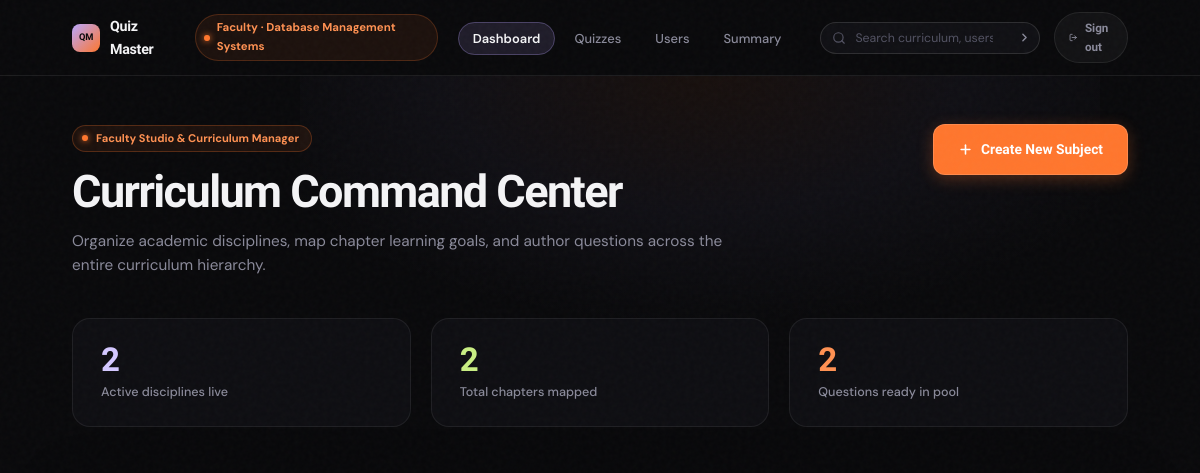
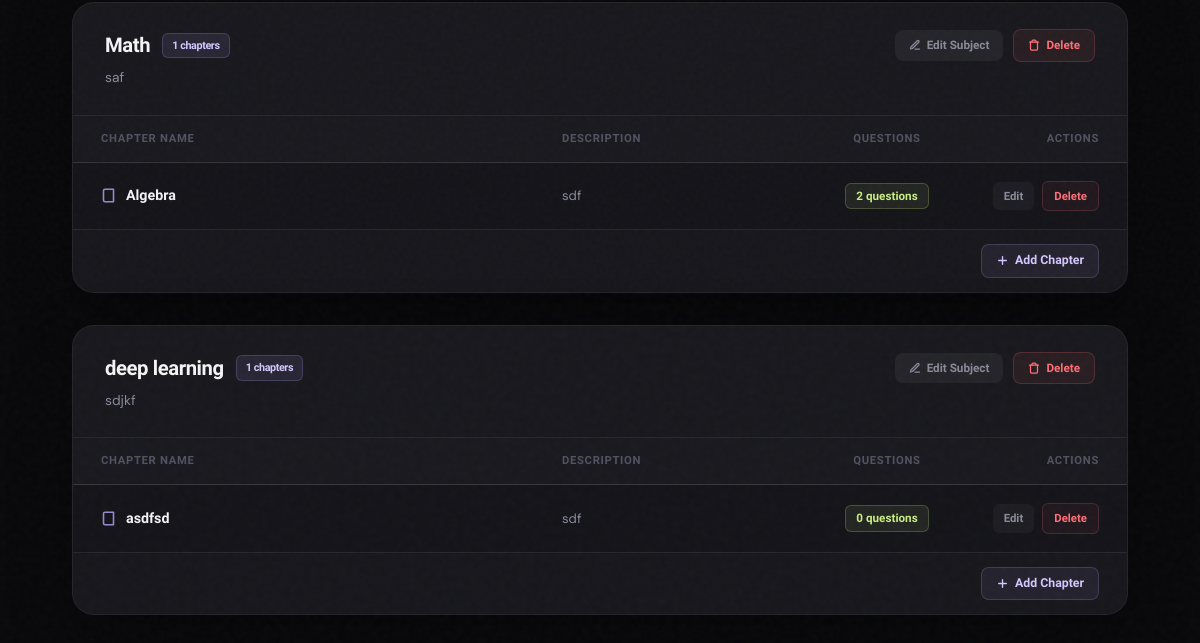
Before: /admin/Database Management Systems (signed in) with the older database file (2 pictures, top to bottom).
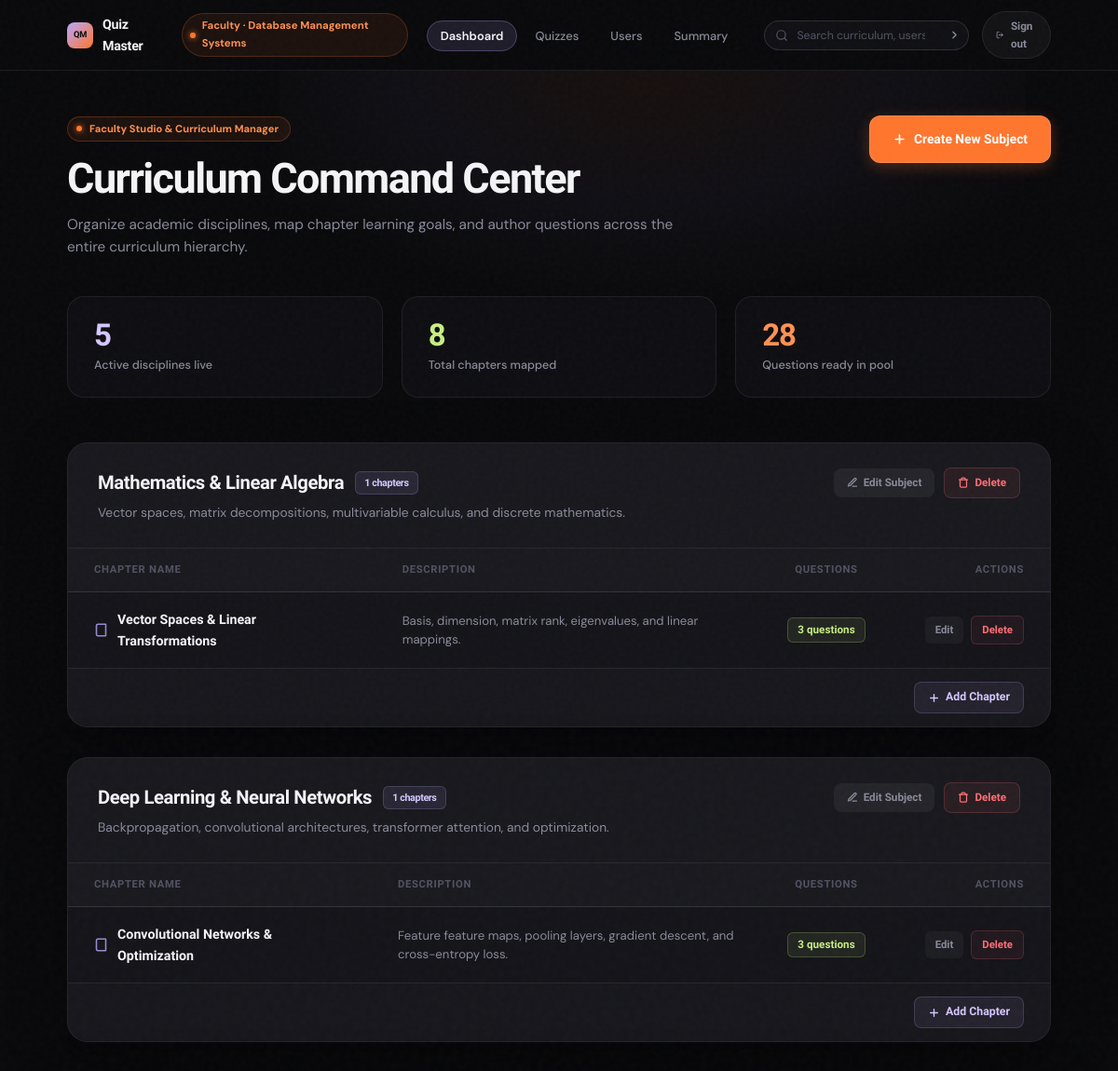
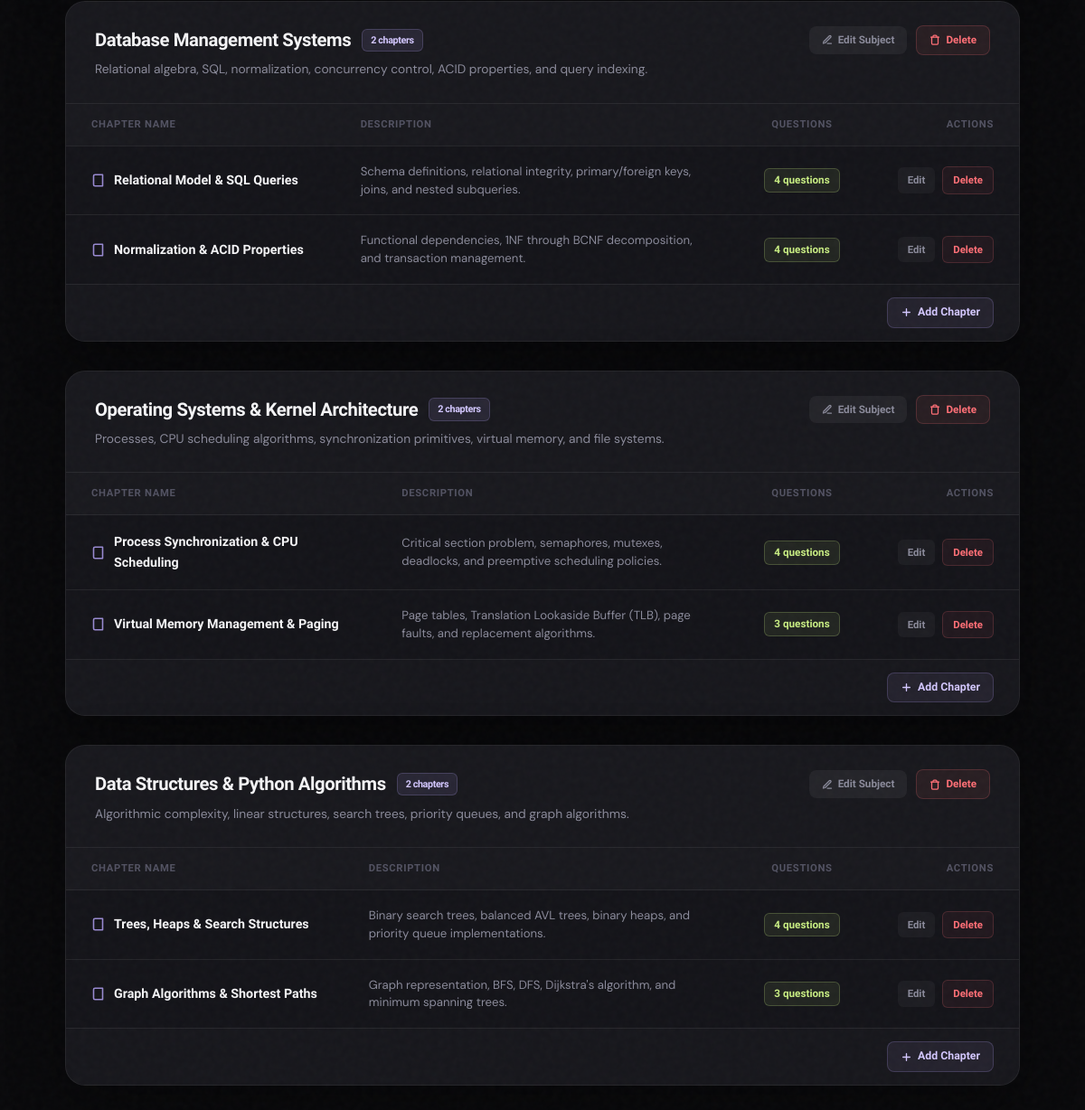
After: the same page with the newer database file (2 pictures, top to bottom).
### models/models.py (models this page shows)
class Subject(db.Model):
    __tablename__ = 'subject'
    id = db.Column(db.Integer, primary_key=True)
    name = db.Column(db.String, unique=True, nullable=False)
    description = db.Column(db.Text)
    chapters = db.relationship('Chapter', backref='subject', lazy=True)

class Chapter(db.Model):
    __tablename__ = 'chapter'
    id = db.Column(db.Integer, primary_key=True)
    name = db.Column(db.String, nullable=False)
    description = db.Column(db.Text)
    subject_id = db.Column(db.Integer, db.ForeignKey('subject.id'), nullable=False)
    quizzes = db.relationship('Quiz', backref='chapter', lazy=True)

### controllers/controllers.py (the view)
@app.route("/admin/<name>")
@login_required
def admin_dashboard(name):
    subject = get_subjects()
    chapter = get_chapters()
    total_questions= 0
    for chap in chapter:
        chap.total_questions = sum(len(quiz.questions) for quiz in chap.quizzes)
    return render_template("admin_dashboard.html",name=name,subjects=subject,chapters=chapter,total_questions=total_questions)

### controllers/controllers.py (called while the page is built)
def login_required(f):
    @wraps(f)
    def decorated_function(*args, **kwargs):
        if "user_id" not in session:
            return redirect(url_for("login"))
        return f(*args, **kwargs)
    return decorated_function

def get_subjects():
    subjects = Subject.query.all()
    return subjects

def get_chapters():
    chapters = Chapter.query.all()
    return chapters

### templates/admin_dashboard.html (shortened to what this page needs)
<!DOCTYPE html>
<html lang="en">
<head>
</head>
<body>
  {% include 'admin_nav.html' %}
  <main class="admin-page">
    <div class="admin-content">
      {% set total_chapters = namespace(value=0) %}
      {% set total_questions = namespace(value=0) %}
      {% for subject in subjects or [] %}
        {% set total_chapters.value = total_chapters.value + (subject.chapters | length) %}
        {% for chapter in subject.chapters %}
          {% for quiz in chapter.quizzes %}
            {% set total_questions.value = total_questions.value + (quiz.questions | length) %}
          {% endfor %}
        {% endfor %}
      {% endfor %}
      <section class="admin-header">
        <div class="admin-header__main">
          <div class="admin-badge">
            <span class="badge-pip"></span>
            <span>Faculty Studio &amp; Curriculum Manager</span>
          </div>
          <h1 class="admin-title">Curriculum Command Center</h1>
          <p class="admin-sub">Organize academic disciplines, map chapter learning goals, and author questions across the entire curriculum hierarchy.</p>
        </div>
        <a href="/new_subject/{{ name }}" class="btn-create-sub">
          <svg width="15" height="15" viewBox="0 0 24 24" fill="none" stroke="currentColor" stroke-width="2.5" stroke-linecap="round" stroke-linejoin="round"><line x1="12" y1="5" x2="12" y2="19"/><line x1="5" y1="12" x2="19" y2="12"/></svg>
          Create New Subject
        </a>
      </section>
      <section class="admin-stats" aria-label="Curriculum summary">
        <div class="stat-card">
          <div class="stat-card__val lav">{{ subjects | length if subjects else 0 }}</div>
          <div class="stat-card__label">Active disciplines live</div>
        </div>
        <div class="stat-card">
          <div class="stat-card__val lime">{{ total_chapters.value }}</div>
          <div class="stat-card__label">Total chapters mapped</div>
        </div>
        <div class="stat-card">
          <div class="stat-card__val org">{{ total_questions.value }}</div>
          <div class="stat-card__label">Questions ready in pool</div>
        </div>
      </section>
      {% if subjects and subjects | length > 0 %}
        <div class="subjects-list">
          {% for subject in subjects %}
            <article class="subject-card" aria-label="Subject {{ subject.name }}">
              <div class="subject-card__header">
                <div class="subject-info">
                  <h2 class="subject-title">
                    {{ subject.name }}
                    <span class="subject-count-pill">{{ subject.chapters | length }} chapters</span>
                  </h2>
                  {% if subject.description %}
                    <p class="subject-desc">{{ subject.description }}</p>
                  {% endif %}
                </div>
                <div class="subject-actions">
                  <a href="/edit_sub/{{ subject.id }}/{{ name }}" class="btn-edit-sub">
                    <svg width="12" height="12" viewBox="0 0 24 24" fill="none" stroke="currentColor" stroke-width="2.5" stroke-linecap="round" stroke-linejoin="round"><path d="M12 20h9"/><path d="M16.5 3.5a2.12 2.12 0 0 1 3 3L7 19l-4 1 1-4Z"/></svg>
                    Edit Subject
                  </a>
                  <a href="/del_sub/{{ subject.id }}/{{ name }}" class="btn-del-sub" onclick="return confirm('Delete this subject and all its chapters?');">
                    <svg width="12" height="12" viewBox="0 0 24 24" fill="none" stroke="currentColor" stroke-width="2.5" stroke-linecap="round" stroke-linejoin="round"><path d="M3 6h18"/><path d="M19 6v14c0 1-1 2-2 2H7c-1 0-2-1-2-2V6"/><path d="M8 6V4c0-1 1-2 2-2h4c1 0 2 1 2 2v2"/></svg>
                    Delete
                  </a>
                </div>
              </div>
              <div class="table-wrap">
                <table class="chapters-table">
                  <thead>
                    <tr>
                      <th style="min-width: 220px;">Chapter Name</th>
                      <th>Description</th>
                      <th style="text-align: center; width: 140px;">Questions</th>
                      <th style="text-align: right; width: 170px;">Actions</th>
                    </tr>
                  </thead>
                  <tbody>
                    {% if subject.chapters and subject.chapters | length > 0 %}
                      {% for chapter in subject.chapters %}
                        {% set chapter_questions = namespace(value=0) %}
                        {% for quiz in chapter.quizzes %}
                          {% set chapter_questions.value = chapter_questions.value + (quiz.questions | length) %}
                        {% endfor %}
                        <tr>
                          <td>
                            <div class="chap-name-cell">
                              <svg class="chap-icon" width="15" height="15" viewBox="0 0 24 24" fill="none" stroke="currentColor" stroke-width="2.5" stroke-linecap="round" stroke-linejoin="round"><path d="M4 19.5v-15A2.5 2.5 0 0 1 6.5 2H20v20H6.5a2.5 2.5 0 0 1-2.5-2.5Z"/></svg>
                              <span>{{ chapter.name }}</span>
                            </div>
                          </td>
                          <td>
                            <div class="chap-desc-cell">
                              {{ chapter.description or "&mdash;" }}
                            </div>
                          </td>
                          <td style="text-align: center;">
                            <span class="chap-q-chip">
                              {{ chapter_questions.value }} questions
                            </span>
                          </td>
                          <td style="text-align: right;">
                            <div class="chap-actions" style="justify-content: flex-end;">
                              <a href="/edit_chap/{{ chapter.id }}/{{ name }}" class="btn-chap-edit">
                                Edit
                              </a>
                              <a href="/del_chap/{{ chapter.id }}/{{ name }}" class="btn-chap-del" onclick="return confirm('Delete this chapter?');">
                                Delete
                              </a>
                            </div>
                          </td>
                        </tr>
                      {% endfor %}
                    {% else %}
                      <tr>
                        <td colspan="4" style="text-align: center; color: var(--ink-3); padding: 36px;">
                          No chapters mapped yet. Click below to add your first chapter to {{ subject.name }}.
                        </td>
                      </tr>
                    {% endif %}
                  </tbody>
                </table>
              </div>
              <div class="subject-card__footer">
                <a href="/new_chap/{{ subject.id }}/{{ name }}" class="btn-add-chap">
                  <svg width="13" height="13" viewBox="0 0 24 24" fill="none" stroke="currentColor" stroke-width="2.5" stroke-linecap="round" stroke-linejoin="round"><line x1="12" y1="5" x2="12" y2="19"/><line x1="5" y1="12" x2="19" y2="12"/></svg>
                  Add Chapter
                </a>
              </div>
            </article>
          {% endfor %}
        </div>
      {% endif %}
    </div>
  </main>
</body>
</html>

### templates/admin_nav.html (shortened to what this page needs)
<nav class="qm-nav" role="navigation" aria-label="Admin Navigation">
  <div class="qm-nav__left">
    <a href="/admin/{{name}}" class="qm-nav__brand">
      <div class="qm-nav__logo-mark">QM</div>
      <span>Quiz Master</span>
    </a>
    <div class="qm-user-pill">
      <span class="qm-admin-dot" aria-hidden="true"></span>
      <span>Faculty &middot; {{name}}</span>
    </div>
  </div>
  <div class="qm-nav__menu" id="qmAdminNavMenu" style="display:flex;align-items:center;gap:24px;">
    <ul class="qm-nav__links">
      <li>
        <a href="/admin/{{name}}" class="qm-nav__link {% if request.path == '/admin/' ~ name or current_page == 'home' %}active{% endif %}">
          Dashboard
        </a>
      </li>
      <li>
        <a href="/admin/quiz_management/{{name}}" class="qm-nav__link {% if 'quiz' in request.path or current_page == 'quiz' %}active{% endif %}">
          Quizzes
        </a>
      </li>
      <li>
        <a href="/admin/users/{{name}}" class="qm-nav__link {% if 'user' in request.path %}active{% endif %}">
          Users
        </a>
      </li>
      <li>
        <a href="/admin/admin_summary/{{name}}" class="qm-nav__link {% if 'admin_summary' in request.path %}active{% endif %}">
          Summary
        </a>
      </li>
    </ul>
    <div class="qm-nav__right">
      <form class="qm-nav__search" role="search" action="/admin/search/{{name}}" method="post">
        <svg class="qm-nav__search-icon" width="14" height="14" viewBox="0 0 24 24" fill="none" stroke="currentColor" stroke-width="2" stroke-linecap="round" stroke-linejoin="round"><circle cx="11" cy="11" r="8"/><path d="m21 21-4.3-4.3"/></svg>
        <input type="search" name="search" placeholder="Search curriculum, users..." aria-label="Search" value="{{ request.form.get('search', '') }}">
        <button type="submit" class="qm-nav__search-btn" aria-label="Submit search">
          <svg width="13" height="13" viewBox="0 0 24 24" fill="none" stroke="currentColor" stroke-width="2.5" stroke-linecap="round" stroke-linejoin="round"><path d="m9 18 6-6-6-6"/></svg>
        </button>
      </form>
      <a href="/logout" class="qm-nav__logout" title="Sign out of Admin Portal">
        <svg width="13" height="13" viewBox="0 0 24 24" fill="none" stroke="currentColor" stroke-width="2.5" stroke-linecap="round" stroke-linejoin="round"><path d="M9 21H5a2 2 0 0 1-2-2V5a2 2 0 0 1 2-2h4"/><polyline points="16 17 21 12 16 7"/><line x1="21" x2="9" y1="12" y2="12"/></svg>
        Sign out
      </a>
    </div>
  </div>
</nav>

### templates/admin_nav.html (style rules this page uses)
.qm-nav { position: sticky; top: 0; z-index: 500; width: 100%; background: rgba(10, 10, 12, 0.85); border-bottom: 1px solid rgba(255, 255, 255, 0.08); backdrop-filter: blur(20px) saturate(1.5); -webkit-backdrop-filter: blur(20px) saturate(1.5); display: flex; align-items: center; justify-content: space-between; padding: 12px 72px; gap: 20px; }
.qm-nav__left { display: flex; align-items: center; gap: 20px; }
.qm-nav__brand { display: flex; align-items: center; gap: 10px; color: #f4f4f6; text-decoration: none; font-family: 'Plus Jakarta Sans', system-ui, sans-serif; font-weight: 800; font-size: 0.95rem; letter-spacing: -0.02em; }
.qm-nav__logo-mark { width: 28px; height: 28px; border-radius: 8px; flex-shrink: 0; background: linear-gradient(135deg, #B9A7FF 0%, #FF762D 100%); display: grid; place-items: center; font-size: 0.62rem; font-weight: 900; color: #0a0a0c; }
.qm-user-pill { display: inline-flex; align-items: center; gap: 7px; padding: 4px 10px 4px 8px; border-radius: 999px; background: rgba(255, 118, 45, 0.08); border: 1px solid rgba(255, 118, 45, 0.22); font-size: 0.76rem; font-weight: 700; color: #ff9152; }
.qm-admin-dot { width: 6px; height: 6px; border-radius: 50%; background: #FF762D; box-shadow: 0 0 6px #FF762D; }
.qm-nav__links { display: flex; align-items: center; gap: 4px; list-style: none; margin: 0; padding: 0; }
.qm-nav__link { font-family: 'DM Sans', system-ui, sans-serif; font-size: 0.86rem; font-weight: 500; color: #8a8a9a; padding: 7px 14px; border-radius: 999px; text-decoration: none; border: 1px solid transparent; transition: color 0.15s, background 0.15s, border-color 0.15s; }
.qm-nav__link.active { color: #f4f4f6; background: rgba(185, 167, 255, 0.12); border-color: rgba(185, 167, 255, 0.28); font-weight: 600; }
.qm-nav__right { display: flex; align-items: center; gap: 14px; }
.qm-nav__search { position: relative; display: flex; align-items: center; }
.qm-nav__search-icon { position: absolute; left: 12px; color: #525262; pointer-events: none; transition: color 0.2s; }
.qm-nav__search input[type="search"] { background: rgba(20, 20, 25, 0.7); border: 1px solid rgba(255, 255, 255, 0.12); border-radius: 999px; padding: 7px 34px 7px 34px; font-family: 'DM Sans', system-ui, sans-serif; font-size: 0.82rem; color: #f4f4f6; width: 220px; transition: width 0.25s, border-color 0.2s, background 0.2s, box-shadow 0.2s; }
.qm-nav__search input[type="search"]::placeholder { color: #525262; }
.qm-nav__search-btn { position: absolute; right: 5px; background: transparent; border: none; color: #8a8a9a; cursor: pointer; padding: 4px; display: grid; place-items: center; border-radius: 50%; transition: color 0.15s; }
.qm-nav__logout { display: inline-flex; align-items: center; gap: 7px; font-family: 'Plus Jakarta Sans', system-ui, sans-serif; font-size: 0.78rem; font-weight: 700; color: #8a8a9a; padding: 6px 14px; border-radius: 999px; background: rgba(255, 255, 255, 0.04); border: 1px solid rgba(255, 255, 255, 0.08); text-decoration: none; transition: color 0.15s, background 0.15s, border-color 0.15s; }

Changed rows visible on the page:
removed Subject: name "Math", chapters|length "1", description "saf"
removed Chapter: name "Algebra", description "sdf", value "2", shown under Subject "Math"
removed Chapter: name "asdfsd", description "sdf", value "0", shown under Subject "deep learning"
added Subject: name "Database Management Systems", chapters|length "2", description "Relational algebra, SQL, normalization, concurrency control, ACID properties, and query indexing."
added Subject: name "Mathematics & Linear Algebra", chapters|length "1", description "Vector spaces, matrix decompositions, multivariable calculus, and discrete mathematics."
added Chapter: name "Vector Spaces & Linear Transformations", description "Basis, dimension, matrix rank, eigenvalues, and linear mappings.", value "3", shown under Subject "Mathematics & Linear Algebra"
changed Subject: name "deep learning" → "Deep Learning & Neural Networks"; description "sdjkf" → "Backpropagation, convolutional architectures, transformer attention, and optimization."
added Chapter: name "Convolutional Networks & Optimization", description "Feature feature maps, pooling layers, gradient descent, and cross-entropy loss.", value "3", shown under Subject "Deep Learning & Neural Networks"
added Chapter: name "Relational Model & SQL Queries", description "Schema definitions, relational integrity, primary/foreign keys, joins, and nested subqueries.", value "4", shown under "Database Management Systems"
added Chapter: name "Normalization & ACID Properties", description "Functional dependencies, 1NF through BCNF decomposition, and transaction management.", value "4", shown under "Database Management Systems"
added Subject: name "Operating Systems & Kernel Architecture", chapters|length "2", description "Processes, CPU scheduling algorithms, synchronization primitives, virtual memory, and file systems."
added Chapter: name "Process Synchronization & CPU Scheduling", description "Critical section problem, semaphores, mutexes, deadlocks, and preemptive scheduling policies.", value "4", shown under "Operating Systems & Kernel Architecture"
added Chapter: name "Virtual Memory Management & Paging", description "Page tables, Translation Lookaside Buffer (TLB), page faults, and replacement algorithms.", value "3", shown under "Operating Systems & Kernel Architecture"
added Subject: name "Data Structures & Python Algorithms", chapters|length "2", description "Algorithmic complexity, linear structures, search trees, priority queues, and graph algorithms."
added Chapter: name "Trees, Heaps & Search Structures", description "Binary search trees, balanced AVL trees, binary heaps, and priority queue implementations.", value "4", shown under "Data Structures & Python Algorithms"
added Chapter: name "Graph Algorithms & Shortest Paths", description "Graph representation, BFS, DFS, Dijkstra's algorithm, and minimum spanning trees.", value "3", shown under "Data Structures & Python Algorithms"
Other visible differences:
{{ subjects | length if subjects else 0 }}: "2" → "5"
{{ total_chapters.value }}: "2" → "8"
{{ total_questions.value }}: "2" → "28"
{{ name }}: "Database Management Systems" → (not shown)
